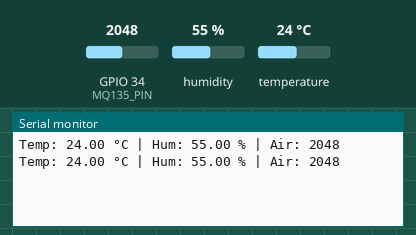
The sketch below on a simulated ESP32. Shown: the last lines printed to the serial monitor. The inputs (shaded band) are chosen by the test bench; at power-on: humidity 55 %, GPIO 34 (MQ135_PIN) = 2048, temperature 24 °C.

Above: at 2.8 s.
2.9 s: humidity set to 22 %
At 5.1 s:
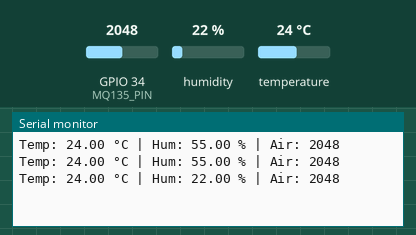
5.6 s: GPIO 34 (MQ135_PIN) set to 2866
At 6.9 s:
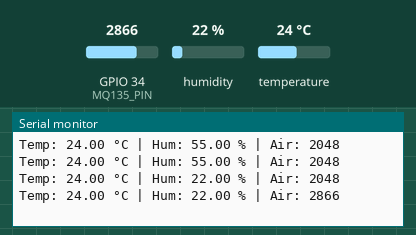
8.3 s: temperature set to 12 °C
At 10.8 s:
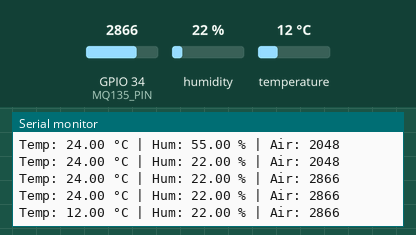
11.0 s: GPIO 34 (MQ135_PIN) set to 3603
At 13.2 s:
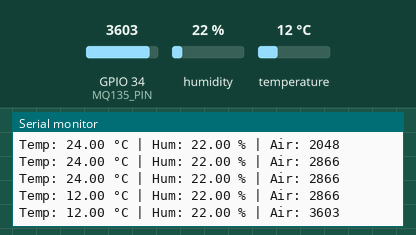
13.7 s: humidity set to 40 %
At 15.0 s:
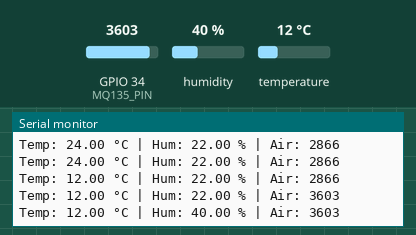
Timing chart, 0 to 16.7 s (numbered marks = the images above; inputs shaded):
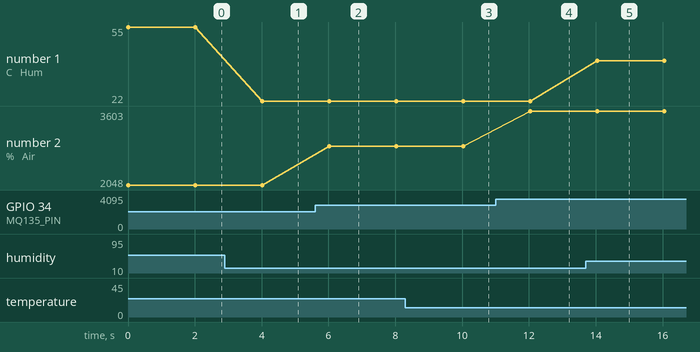

Measured:
- after the input at 2.9 s, the serial monitor: prints a new line after 1.1 s (image 1)
- after the input at 5.6 s, the serial monitor: prints a new line after 0.42 s (image 2)
- after the input at 8.3 s, the serial monitor: prints a new line after 1.7 s (image 3)
- after the input at 11.0 s, the serial monitor: prints a new line after 1.0 s (image 4)
- after the input at 13.7 s, the serial monitor: prints a new line after 0.34 s (image 5)
- plotted number 1: 55 → 22 after the input at 2.9 s, 22 → 40 after the input at 13.7 s
- plotted number 2: 2048 → 2866 after the input at 5.6 s, 2866 → 3603 after the input at 11.0 s

The sketch:

sensor_test.ino
```cpp
#include "DHT.h"

#define DHTPIN 4
#define DHTTYPE DHT22

#define MQ135_PIN 34

DHT dht(DHTPIN, DHTTYPE);

void setup() {
  Serial.begin(115200);
  dht.begin();
}

void loop() {
  float temp = dht.readTemperature();
  float hum = dht.readHumidity();
  int air = analogRead(MQ135_PIN);

  Serial.print("Temp: ");
  Serial.print(temp);
  Serial.print(" °C | Hum: ");
  Serial.print(hum);
  Serial.print(" % | Air: ");
  Serial.println(air);

  delay(2000);
}
```
